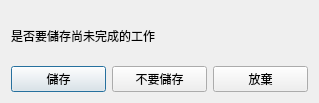
<?xml version="1.0" encoding="UTF-8"?>
<ui version="4.0">
 <class>Dialog</class>
 <widget class="QDialog" name="Dialog">
  <property name="geometry">
   <rect>
    <x>0</x>
    <y>0</y>
    <width>319</width>
    <height>103</height>
   </rect>
  </property>
  <property name="windowTitle">
   <string/>
  </property>
  <layout class="QVBoxLayout" name="verticalLayout">
   <item>
    <widget class="QLabel" name="label">
     <property name="text">
      <string>是否要儲存尚未完成的工作</string>
     </property>
    </widget>
   </item>
   <item>
    <layout class="QHBoxLayout" name="horizontalLayout">
     <item>
      <widget class="QPushButton" name="qtSavePushButton">
       <property name="text">
        <string>儲存</string>
       </property>
      </widget>
     </item>
     <item>
      <widget class="QPushButton" name="qtNoSavePushButton">
       <property name="text">
        <string>不要儲存</string>
       </property>
      </widget>
     </item>
     <item>
      <widget class="QPushButton" name="qtAbortPushButton">
       <property name="text">
        <string>放棄</string>
       </property>
      </widget>
     </item>
    </layout>
   </item>
  </layout>
 </widget>
 <resources/>
 <connections/>
</ui>
